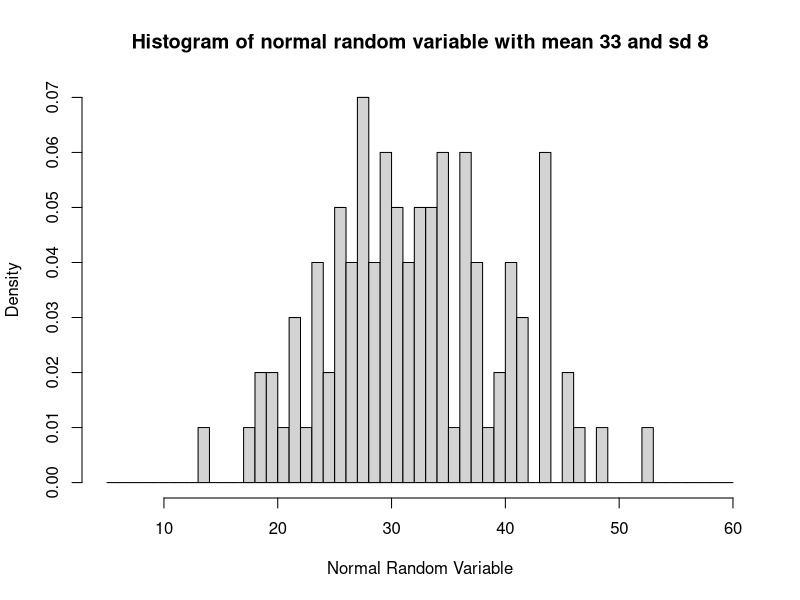

Source code (R):
normal_random_variable<-rnorm(100, m=33, sd=8)
hist(normal_random_variable, freq=F, breaks=seq(from=5, to=60, by=1),
      main="Histogram of normal random variable with mean 33 and sd 8", xlab="Normal Random Variable")